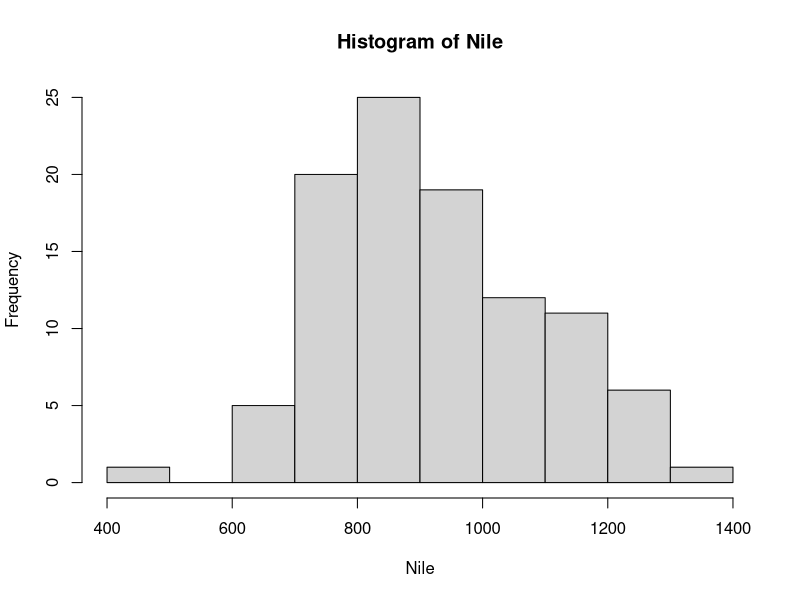

Write the R code that produced this figure.
# Histogram calculates loads of information 

# TODO: Stop from plotting?
h <- hist(Nile)

# Print in a proper way
# str stands for structure
str(h)

# summary of h as a table
# DOUBT: What is the diff b/w table and dataframe?
summary(h)
